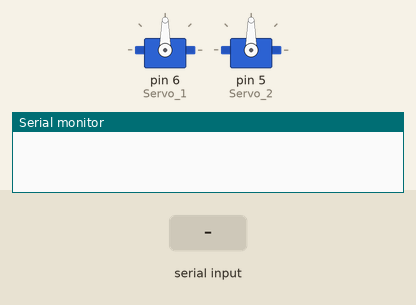
Bench run of a sketch on a simulated Arduino Uno, built with avr-gcc and run on an emulated ATmega328P. On the bench: 2 × servo, the last lines printed to the serial monitor. Inputs (shaded band) come from the test bench.

Above: at 1.2 s.
1.3 s: "B" received over Serial
At 2.5 s:
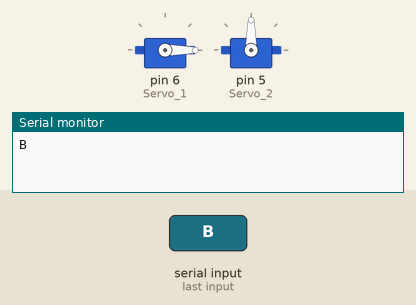
2.8 s: "C" received over Serial
At 3.6 s:
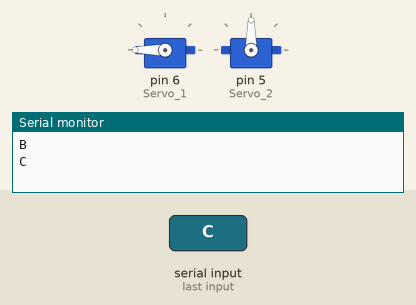
4.3 s: "D" received over Serial
At 4.8 s:
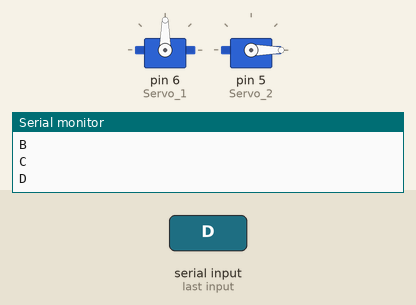
5.8 s: "E" received over Serial
At 7.1 s:
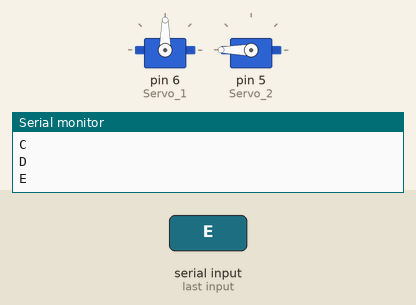
Timing chart, 0 to 8.3 s (numbered marks = the images above; inputs shaded):
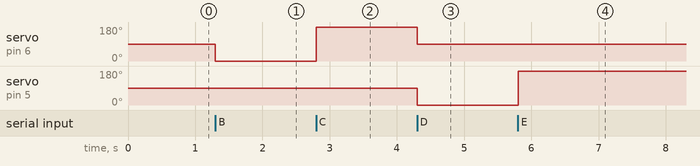

The sketch:

Examen_03_Servomotores_Arduino.ino
```cpp
#include <Servo.h>
int datos_in;
int A = 0;
Servo Servo_1;
Servo Servo_2;
//float temp;
//int pinLM35 = 0;
//int Led=6;

void setup(){
  Serial.begin(9600);
  //pinMode(Led, OUTPUT);
  Servo_1.attach(6);
  Servo_2.attach(5);
}

void loop ()
{
  if (Serial.available() > 0){
    datos_in = Serial.read();
    Serial.println((char)datos_in);

    if((char)datos_in == 'B'){
       //digitalWrite(Led, HIGH);
      Servo_1.write(0);
      Servo_2.write(90);
      }
    else if((char)datos_in=='C'){
      //digitalWrite(Led, LOW);
     Servo_1.write(180);
     Servo_2.write(90);
  }
    else if((char)datos_in=='D'){

    Servo_2.write(0);
    Servo_1.write(90);
    }
    else if((char)datos_in=='E'){
    Servo_2.write(180);
    Servo_1.write(90);
      }
   else {
    Servo_1.write(90);
    Servo_2.write(90);
    }

}
  }
```

Measured:
- after the input at 1.3 s, servo on pin 6 (Servo_1): 90° → 0° at once
- after the input at 2.8 s, servo on pin 6 (Servo_1): 0° → 180° at once
- after the input at 4.3 s, servo on pin 6 (Servo_1): 180° → 90° at once; servo on pin 5 (Servo_2): 90° → 0° at once
- after the input at 5.8 s, servo on pin 5 (Servo_2): 0° → 180° at once
